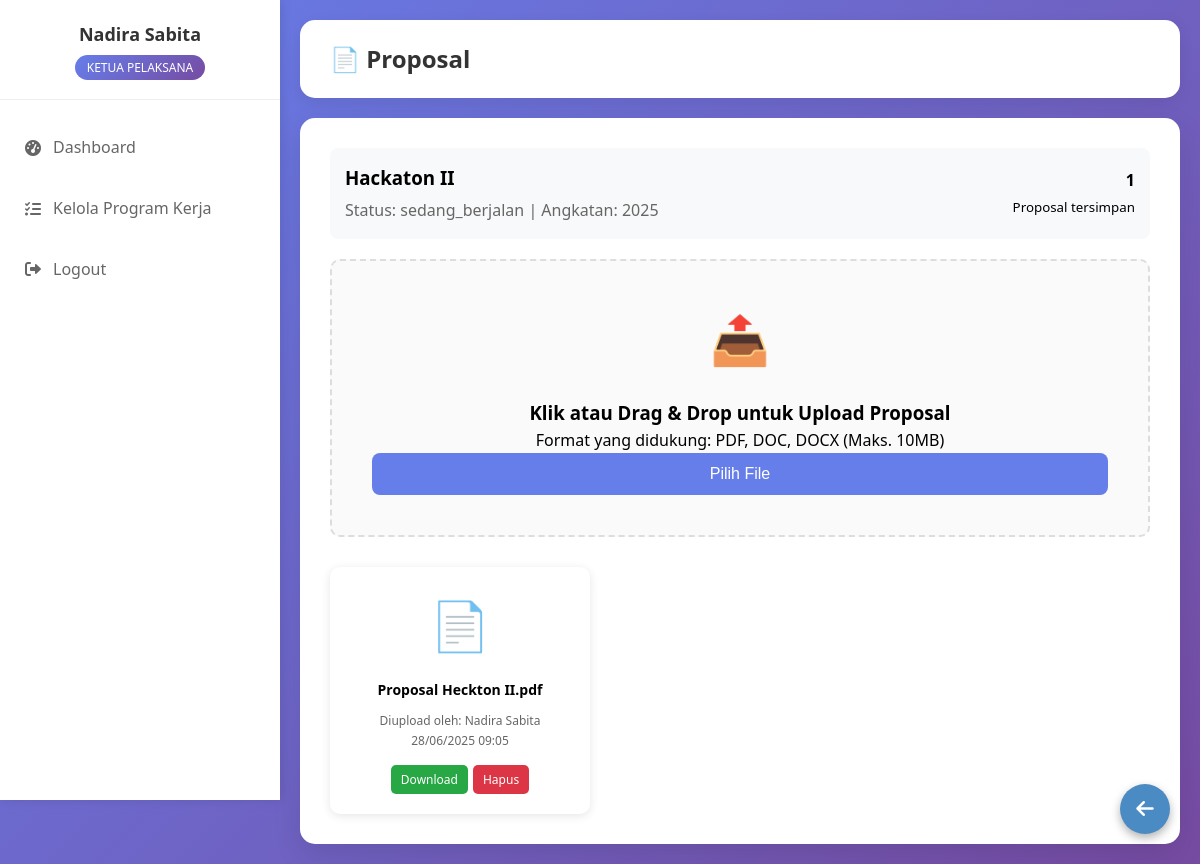
Page /modules/dokumentasi/proposal.php?proker_id=25250001 (signed in) on the committed database.
### tables this page shows
CREATE TABLE `program_kerja` (
  `id` varchar(10) NOT NULL,
  `nama_proker` varchar(200) NOT NULL,
  `deskripsi` text DEFAULT NULL,
  `tanggal_mulai` date DEFAULT NULL,
  `tanggal_selesai` date DEFAULT NULL,
  `status` enum('belum_mulai','sedang_berjalan','selesai','dibatalkan') DEFAULT NULL,
  `angkatan` varchar(10) DEFAULT NULL,
  `ketua_pelaksana_id` int(11) DEFAULT NULL,
  `created_by` int(11) DEFAULT NULL,
  `created_at` timestamp NOT NULL DEFAULT current_timestamp(),
  `updated_at` timestamp NOT NULL DEFAULT current_timestamp() ON UPDATE current_timestamp()
);

CREATE TABLE `dokumentasi` (
  `id` int(11) NOT NULL,
  `proker_id` varchar(10) DEFAULT NULL,
  `jenis` enum('proposal','surat','foto') NOT NULL,
  `nama_file` varchar(255) NOT NULL,
  `file_path` varchar(500) NOT NULL,
  `uploaded_by` int(11) DEFAULT NULL,
  `uploaded_at` timestamp NOT NULL DEFAULT current_timestamp()
);

CREATE TABLE `users` (
  `id` int(11) NOT NULL,
  `nama` varchar(100) NOT NULL,
  `nik` varchar(20) NOT NULL,
  `username` varchar(50) NOT NULL,
  `password` varchar(255) NOT NULL,
  `role` enum('sekretaris','ketua_pelaksana','ketua_umum') NOT NULL,
  `created_at` timestamp NOT NULL DEFAULT current_timestamp(),
  `status` enum('aktif','nonaktif') DEFAULT 'aktif'
);

### includes/functions.php (called while the page is built, shortened)
<?php
function sanitize($data) {
    return htmlspecialchars(trim($data), ENT_QUOTES, 'UTF-8');
}
function getStatusBadge($status) {
    $badges = [
        'belum_mulai' => '<span class="badge badge-warning">Belum Mulai</span>',
        'sedang_berjalan' => '<span class="badge badge-info">Sedang Berjalan</span>',
        'selesai' => '<span class="badge badge-success">Selesai</span>',
        'dibatalkan' => '<span class="badge badge-danger">Dibatalkan</span>',
    ];
    return $badges[$status] ?? $status;
}
?>

### modules/dokumentasi/proposal.php (the view, shortened to what this page needs)
<?php
require_once '../../config/database.php';
require_once '../../includes/functions.php';
$proker_id = $_GET['proker_id'] ?? 0;
if ($_SESSION['role'] === 'ketua_pelaksana') {
    $stmt = $pdo->prepare("SELECT * FROM program_kerja WHERE id = ? AND ketua_pelaksana_id = ?");
    $stmt->execute([$proker_id, $_SESSION['user_id']]);
} else {
    $stmt = $pdo->prepare("SELECT * FROM program_kerja WHERE id = ?");
    $stmt->execute([$proker_id]);
}
$proker = $stmt->fetch();
$stmt = $pdo->prepare("
    SELECT d.*, u.nama as uploaded_by_name
    FROM dokumentasi d
    LEFT JOIN users u ON d.uploaded_by = u.id
    WHERE d.proker_id = ? AND d.jenis = 'proposal'
    ORDER BY d.uploaded_at DESC
");
$stmt->execute([$proker_id]);
$proposals = $stmt->fetchAll();
function getFileIcon($filename) {
    $ext = strtolower(pathinfo($filename, PATHINFO_EXTENSION));
    switch ($ext) {
        case 'pdf':
            return '📄';
    }
}
?>
<!DOCTYPE html>
<html lang="id">
<head>
    <link rel="stylesheet" href="../../css/style.css">
    <link rel="stylesheet" href="https://cdnjs.cloudflare.com/ajax/libs/font-awesome/6.0.0/css/all.min.css">
</head>
<body>
    <div class="dashboard-container">
        <div class="sidebar" id="sidebar">
        <div class="sidebar-header">
            <h3><?= $_SESSION['nama'] ?></h3>
            <span class="role-badge"><?= ucwords(str_replace('_', ' ', $_SESSION['role'])) ?></span>
        </div>
        <div class="sidebar-menu">
            <div class="menu-item">
                <a href="../../dashboard/<?= $_SESSION['role'] ?>.php">
                    <i class="fas fa-tachometer-alt"></i>
                    Dashboard
                </a>
            </div>
            <div class="menu-item">
                <?php if ($_SESSION['role']): ?>
                <a href="../proker/manage_proker.php">
                    <i class="fas fa-tasks"></i>
                    Kelola Program Kerja
                </a>
                <?php endif; ?>
            </div>
            <div class="menu-item">
                  <?php if ($_SESSION['role']): ?>
                    <a href="../../logout.php">
                        <i class="fas fa-sign-out-alt"></i>
                        Logout
                    </a>
                <?php endif; ?>
            </div>
            </div>
        </div>
        <div class="main-content">
    <div class="container">
        <div class="header">
            <h1>📄 Proposal</h1>
        </div>
        <div class="dashboard">
            <div class="stats-bar">
                <div>
                    <h3 style="margin: 0;"><?= sanitize($proker['nama_proker']) ?></h3>
                    <p style="margin: 5px 0 0 0; color: #666;">
                        Status: <?= getStatusBadge($proker['status']) ?> |
                        Angkatan: <?= sanitize($proker['angkatan'] ?? '-') ?>
                    </p>
                </div>
                <div style="text-align: right;">
                    <strong><?= count($proposals) ?></strong><br>
                    <small>Proposal tersimpan</small>
                </div>
            </div>
           <?php if (in_array($_SESSION['role'], ['sekretaris', 'ketua_pelaksana'])): ?>
            <div class="upload-zone" onclick="document.getElementById('proposalFile').click();">
                <div class="upload-icon">📤</div>
                <h3>Klik atau Drag & Drop untuk Upload Proposal</h3>
                <p>Format yang didukung: PDF, DOC, DOCX (Maks. 10MB)</p>
                <form id="uploadForm" method="POST" enctype="multipart/form-data" style="display: inline;">
                    <button type="button" class="btn btn-primary" onclick="document.getElementById('proposalFile').click();">
                        Pilih File
                    </button>
                </form>
            </div>
            <?php endif; ?>
            <?php if (count($proposals) > 0): ?>
                <div class="proposals-grid">
                    <?php foreach ($proposals as $proposal): ?>
                        <div class="proposal-card" onclick="previewFile('<?= $proposal['file_path'] ?>', '<?= sanitize($proposal['nama_file']) ?>')">
                            <div class="proposal-icon">
                                <?= getFileIcon($proposal['nama_file']) ?>
                            </div>
                            <div class="proposal-name">
                                <?= sanitize($proposal['nama_file']) ?>
                            </div>
                            <div class="proposal-meta">
                                Diupload oleh: <?= sanitize($proposal['uploaded_by_name']) ?><br>
                                <?= date('d/m/Y H:i', strtotime($proposal['uploaded_at'])) ?>
                            </div>
                            <div class="proposal-actions" onclick="event.stopPropagation();">
                                <a href="download.php?id=<?= $proposal['id'] ?>"
                                   class="btn btn-success btn-small">Download</a>
                          <a href="delete_dokumentasi.php?id=<?= $proposal['id'] ?>&proker_id=<?= $proker_id ?>&return_to=proposal"
                            class="btn btn-danger btn-small"
                            onclick="return confirm('Yakin ingin menghapus proposal ini?')">Hapus</a>
                            </div>
                        </div>
                    <?php endforeach; ?>
                </div>
            <?php endif; ?>
        </div>
    </div>
    <div style="
    position: fixed;
    bottom: 30px;
    right: 30px;
    width: 50px;
    height: 50px;
    background-color:rgb(75, 139, 195);
    color: white;
    border-radius: 50%;
    text-align: center;
    font-size: 20px;
    line-height: 50px;
    box-shadow: 0 4px 10px rgba(0, 0, 0, 0.3);
    z-index: 9999;
    transition: background-color 0.3s ease;
">
    <a href="../proker/view_proker.php?id=<?= $proker_id ?>" title="Kembali" style="color: white; text-decoration: none; display: block;">
        <i class="fas fa-arrow-left"></i>
    </a>
</div>
</body>
</html>

### css/style.css (style rules this page uses)
* { margin: 0; padding: 0; box-sizing: border-box; }
body { font-family: 'Segoe UI', Tahoma, Geneva, Verdana, sans-serif; background: linear-gradient(to bottom right, #6a11cb, #2575fc); min-height: 100vh; line-height: 1.6; }
.container { max-width: 1200px; margin: 0 auto; padding: 20px; }
.btn { padding: 12px 20px; border: none; border-radius: 8px; cursor: pointer; font-size: 16px; transition: all 0.3s; text-decoration: none; display: inline-block; text-align: center; }
.btn-primary { background-color: #667eea; color: white; width: 100%; }
.btn-success { background-color: #28a745; color: white; }
.btn-danger { background-color: #dc3545; color: white; }
.dashboard { background: white; border-radius: 15px; padding: 30px; margin-top: 20px; box-shadow: 0 10px 30px rgba(0, 0, 0, 0.1); }
.header { background: white; padding: 20px 30px; border-radius: 15px; box-shadow: 0 5px 15px rgba(0, 0, 0, 0.08); margin-bottom: 20px; display: flex; justify-content: space-between; align-items: center; flex-wrap: wrap; }
.header h1 { color: #333; font-size: 24px; margin: 0; flex: 1; }
.dashboard-container { display: flex; min-height: 100vh; background: linear-gradient(135deg, #667eea 0%, #764ba2 100%); }
.sidebar { width: 280px; background: white; box-shadow: 2px 0 10px rgba(0, 0, 0, 0.1); transition: transform 0.3s ease; position: fixed; height: 100vh; overflow-y: auto; z-index: 1000; }
.sidebar-header { padding: 20px; border-bottom: 1px solid #eee; text-align: center; }
.sidebar-header h3 { color: #333; font-size: 18px; margin-bottom: 5px; }
.sidebar-header .role-badge { background: linear-gradient(135deg, #667eea 0%, #764ba2 100%); color: white; padding: 4px 12px; border-radius: 15px; font-size: 12px; text-transform: uppercase; font-weight: 500; }
.sidebar-menu { padding: 20px 0; }
.menu-item { margin-bottom: 5px; }
.menu-item a { display: flex; align-items: center; padding: 15px 20px; color: #666; text-decoration: none; transition: all 0.3s; border-left: 3px solid transparent; }
.menu-item a i { margin-right: 10px; width: 20px; text-align: center; }
.main-content { flex: 1; margin-left: 280px; transition: margin-left 0.3s ease; }
.upload-zone { border: 2px dashed #ddd; border-radius: 10px; padding: 40px; text-align: center; background: #fafafa; margin-bottom: 30px; transition: all 0.3s ease; cursor: pointer; }
.upload-icon { font-size: 3em; margin-bottom: 20px; color: #666; }
.proposals-grid { display: grid; grid-template-columns: repeat(auto-fill, minmax(200px, 1fr)); gap: 20px; margin-top: 30px; }
.proposal-card { background: white; border-radius: 10px; box-shadow: 0 2px 10px rgba(0,0,0,0.1); padding: 20px; text-align: center; transition: transform 0.2s ease, box-shadow 0.2s ease; cursor: pointer; }
.proposal-icon { font-size: 3em; margin-bottom: 15px; }
.proposal-name { font-weight: bold; margin-bottom: 10px; word-wrap: break-word; font-size: 14px; }
.proposal-meta { color: #666; font-size: 12px; margin-bottom: 15px; }
.proposal-actions { display: flex; gap: 5px; justify-content: center; }
.btn-small { padding: 5px 10px; font-size: 12px; border-radius: 5px; }
.stats-bar { background: #f8f9fa; padding: 15px; border-radius: 8px; margin-bottom: 20px; display: flex; justify-content: space-between; align-items: center; }

### rows in the picture
program_kerja: nama_proker "Hackaton II", status "sedang_berjalan", angkatan "2025"
dokumentasi: nama_file "📄", nama_file "Proposal Heckton II.pdf", uploaded_by.nama "Nadira Sabita", uploaded_at "28/06/2025 09:05"

### other values in the picture
$_SESSION['nama'] "Nadira Sabita"
str_replace('_', ' ', $_SESSION['role']) "KETUA PELAKSANA"
count($proposals) "1"
